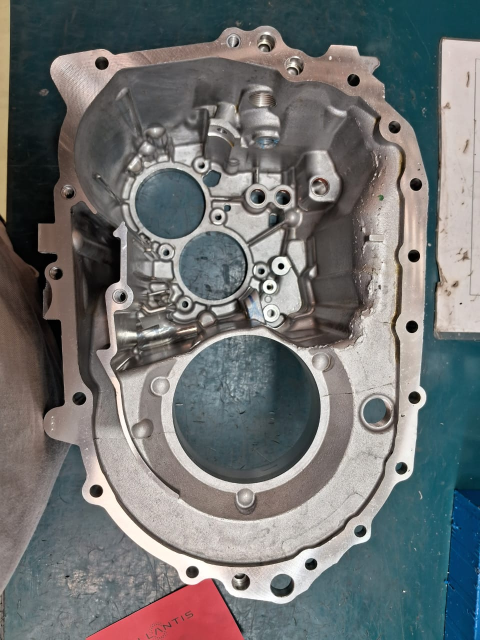
#> input picture gg/CaixaC513.jpg, 960 x 1280 px (shown at 1/2 size)
$ python lerimg.py
#> lines starting #> are read from the running program, lines starting #| are printed output that depends on the picture

#arquivo txt para corte de peças#
import cv2
import numpy as np

imagemcaixa= "CaixaC513.jpg"

image =cv2.imread(imagemcaixa)
#> image is the input picture: shape (1280, 960, 3); mean B, G, R 113.4, 113.6, 111.6
#cv2.imshow("caixa de macha",image)
#cv2.waitKey(0)
import cv2

imagem = cv2.imread('caixac513.jpg')
#Cria um retangulo azul por toda a largura da imagem
image[590:600, 200:500] = (255, 0, 0)#fazlinhas na horizontal
image[490:500, 200:500] = (255, 0, 0)#fazlinhas na horizontal
image[500:600, 200:210] = (255, 0, 0)#faz linha na vertical
image[500:600, 490:500] = (255, 0, 0)#faz linha na vertical
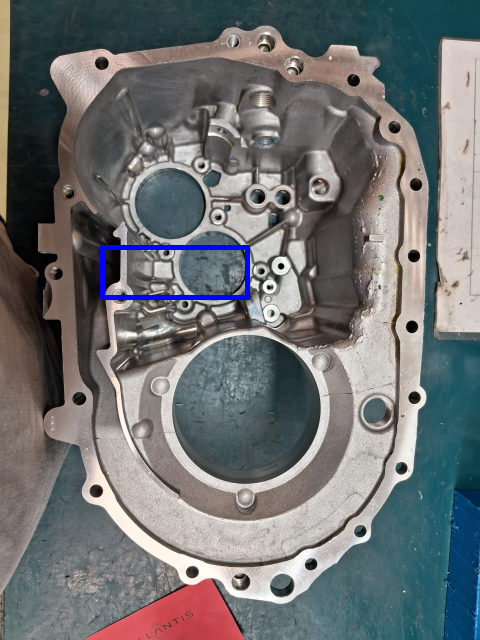
#> image: shape (1280, 960, 3) (shown at 1/2 size); mean B, G, R 114.4, 112.9, 110.9

import cv2
imagem = cv2.imread('caixac513.jpg')
recorte = imagem[490:600, 200:500]#faz recorte
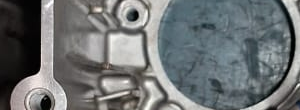
#> recorte: shape (110, 300, 3); mean B, G, R 114.9, 113.9, 109.9
cv2.imshow("Recorte da imagem", recorte)
cv2.imwrite("recorte.jpg", recorte) #salva no disco

cv2.imshow("Imagem modificada", image)
cv2.waitKey(0)
